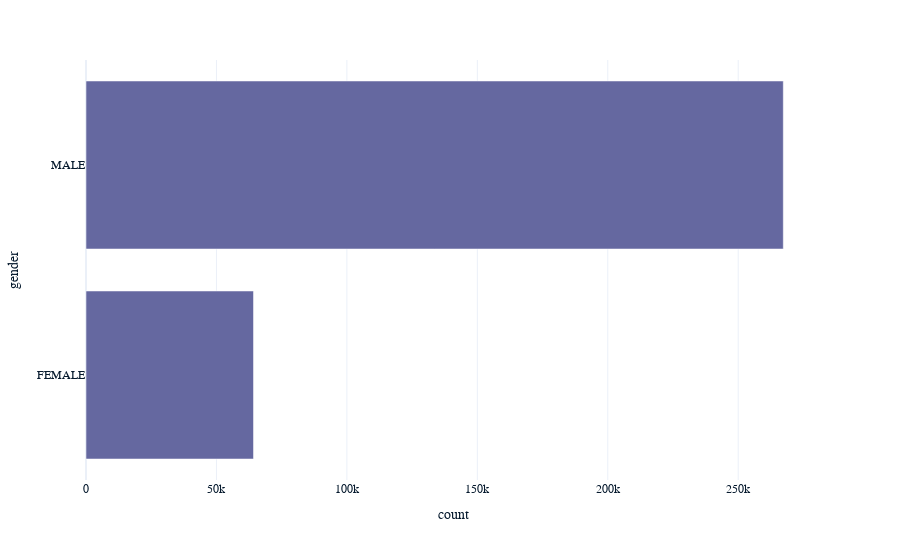

Notebook cell for this chart:
### Markdown cell above
- Redraw the previous plot with the x- and y-axes swapped.

### Code cell
# Redraw the previous plot with the axes swapped
px.bar(total_counts_btarget_gender, x = "count", target = "gender")

### Figure 1 — Plotly figure (JSON) as saved in the notebook; plotly's stock layout.template omitted (floating-point values rounded to 4 significant figures)
{"data": [{"alignmentgroup": "True", "hovertemplate": "count=%{x}<br>gender=%{y}<extra></extra>", "legendgroup": "", "marker": {"color": "#6568a0", "pattern": {"shape": ""}}, "name": "", "offsetgroup": "", "orientation": "h", "showlegend": false, "textposition": "auto", "x": [64200, 267286], "xaxis": "x", "y": ["FEMALE", "MALE"], "yaxis": "y", "type": "bar"}], "layout": {"xaxis": {"anchor": "y", "domain": [0, 1], "title": {"text": "count"}}, "yaxis": {"anchor": "x", "domain": [0, 1], "title": {"text": "gender"}}, "legend": {"tracegroupgap": 0}, "margin": {"t": 60}, "barmode": "relative"}}
